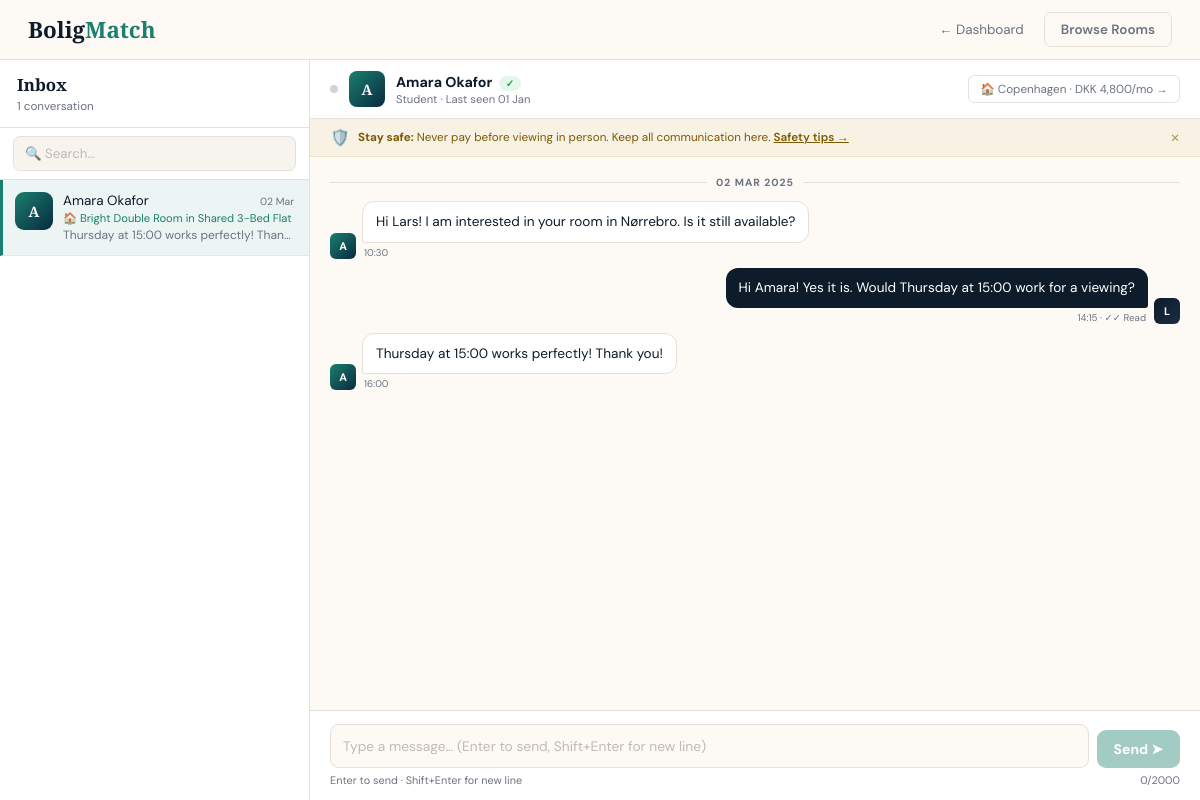
/backend/inbox.php?listing=1&user=6 (signed in), run on the app's committed database.
### tables this page shows
CREATE TABLE IF NOT EXISTS `users` (
  `id`                   INT          NOT NULL AUTO_INCREMENT,
  `first_name`           VARCHAR(80)  NOT NULL,
  `last_name`            VARCHAR(80)  NOT NULL,
  `email`                VARCHAR(255) NOT NULL,
  `phone`                VARCHAR(30)  DEFAULT NULL,
  `password_hash`        VARCHAR(255) NOT NULL,
  `role`                 ENUM('student','owner','admin','banned') NOT NULL DEFAULT 'student',
  `university`           VARCHAR(200) DEFAULT NULL,
  `address_city`         VARCHAR(200) DEFAULT NULL,
  `email_verified`       TINYINT(1)   NOT NULL DEFAULT 0,
  `verify_token`         VARCHAR(64)  DEFAULT NULL,
  `reset_token`          VARCHAR(64)  DEFAULT NULL,
  `reset_expires`        DATETIME     DEFAULT NULL,
  `ownership_document`   VARCHAR(255) DEFAULT NULL,
  `ownership_verified`   TINYINT(1)   NOT NULL DEFAULT 0,
  `ownership_rejected`   TINYINT(1)   NOT NULL DEFAULT 0,
  `ownership_uploaded_at` DATETIME    DEFAULT NULL,
  `last_login`           DATETIME     DEFAULT NULL,
  `created_at`           DATETIME     NOT NULL DEFAULT CURRENT_TIMESTAMP,
  PRIMARY KEY (`id`),
  UNIQUE KEY `email_unique` (`email`)
);

CREATE TABLE IF NOT EXISTS `listings` (
  `id`               INT            NOT NULL AUTO_INCREMENT,
  `owner_id`         INT            NOT NULL,
  `title`            VARCHAR(200)   NOT NULL,
  `description`      TEXT           NOT NULL,
  `city`             VARCHAR(50)    NOT NULL,
  `area`             VARCHAR(100)   NOT NULL,
  `address_full`     VARCHAR(300)   DEFAULT NULL,
  `room_type`        ENUM('single','double') NOT NULL DEFAULT 'single',
  `room_size_m2`     INT            DEFAULT NULL,
  `total_flatmates`  INT            NOT NULL DEFAULT 1,
  `bathroom_type`    ENUM('private','shared') NOT NULL DEFAULT 'shared',
  `rent_monthly`     DECIMAL(10,2)  NOT NULL,
  `deposit_months`   INT            NOT NULL DEFAULT 1,
  `bills_included`   TINYINT(1)     NOT NULL DEFAULT 0,
  `furnished`        TINYINT(1)     NOT NULL DEFAULT 0,
  `wifi`             TINYINT(1)     NOT NULL DEFAULT 0,
  `washing_machine`  TINYINT(1)     NOT NULL DEFAULT 0,
  `parking`          TINYINT(1)     NOT NULL DEFAULT 0,
  `pets_allowed`     TINYINT(1)     NOT NULL DEFAULT 0,
  `balcony`          TINYINT(1)     NOT NULL DEFAULT 0,
  `photos`           TEXT           DEFAULT NULL,
  `available_from`   DATE           DEFAULT NULL,
  `min_lease_months` INT            NOT NULL DEFAULT 3,
  `status`           ENUM('active','pending','expired') NOT NULL DEFAULT 'active',
  `view_count`       INT            NOT NULL DEFAULT 0,
  `created_at`       DATETIME       NOT NULL DEFAULT CURRENT_TIMESTAMP,
  PRIMARY KEY (`id`),
  KEY `idx_owner` (`owner_id`),
  KEY `idx_status` (`status`),
  KEY `idx_city` (`city`),
  CONSTRAINT `fk_listings_owner` FOREIGN KEY (`owner_id`) REFERENCES `users` (`id`) ON DELETE CASCADE
);

CREATE TABLE IF NOT EXISTS `messages` (
  `id`           INT        NOT NULL AUTO_INCREMENT,
  `sender_id`    INT        NOT NULL,
  `receiver_id`  INT        NOT NULL,
  `listing_id`   INT        NOT NULL,
  `body`         TEXT       NOT NULL,
  `is_read`      TINYINT(1) NOT NULL DEFAULT 0,
  `flagged`      TINYINT(1) NOT NULL DEFAULT 0,
  `created_at`   DATETIME   NOT NULL DEFAULT CURRENT_TIMESTAMP,
  PRIMARY KEY (`id`),
  KEY `idx_sender` (`sender_id`),
  KEY `idx_receiver` (`receiver_id`),
  KEY `idx_listing` (`listing_id`),
  CONSTRAINT `fk_msg_sender`   FOREIGN KEY (`sender_id`)   REFERENCES `users` (`id`) ON DELETE CASCADE,
  CONSTRAINT `fk_msg_receiver` FOREIGN KEY (`receiver_id`) REFERENCES `users` (`id`) ON DELETE CASCADE,
  CONSTRAINT `fk_msg_listing`  FOREIGN KEY (`listing_id`)  REFERENCES `listings` (`id`) ON DELETE CASCADE
);

### backend/db.php (called while the page is built, shortened)
<?php
function e(mixed $value): string
{
    return htmlspecialchars((string)($value ?? ''));
}
?>

### backend/inbox.php (the view, shortened to what this page needs)
<?php
require_once 'db.php';
$userId   = (int)$_SESSION['user_id'];
$userRole = $_SESSION['user_role'];
$activeListing = (int)($_GET['listing'] ?? 0);
$activeUser    = (int)($_GET['user']    ?? 0);
$threadsStmt = $pdo->prepare("
    SELECT
        m.listing_id,
        l.title                                             AS listing_title,
        l.city,
        CASE WHEN m.sender_id=? THEN m.receiver_id
             ELSE m.sender_id END                          AS other_id,
        CASE WHEN m.sender_id=? THEN ru.first_name
             ELSE su.first_name END                        AS other_first,
        CASE WHEN m.sender_id=? THEN ru.last_name
             ELSE su.last_name END                         AS other_last,
        CASE WHEN m.sender_id=? THEN ru.role
             ELSE su.role END                              AS other_role,
        MAX(m.created_at)                                  AS last_at,
        SUM(CASE WHEN m.receiver_id=? AND m.is_read=0 THEN 1 ELSE 0 END) AS unread
    FROM   messages m
    JOIN   listings l  ON l.id  = m.listing_id
    JOIN   users    su ON su.id = m.sender_id
    JOIN   users    ru ON ru.id = m.receiver_id
    WHERE  m.sender_id=? OR m.receiver_id=?
    GROUP  BY m.listing_id,
              CASE WHEN m.sender_id=? THEN m.receiver_id ELSE m.sender_id END
    ORDER  BY last_at DESC
    LIMIT  60
");
$threadsStmt->execute([$userId, $userId, $userId, $userId, $userId, $userId, $userId, $userId]);
$threads     = $threadsStmt->fetchAll();
$messages      = [];
$listingInfo   = null;
$otherUser     = null;
if ($activeListing && $activeUser) {
    $msgStmt = $pdo->prepare("
        SELECT m.id, m.sender_id, m.body, m.is_read, m.flagged, m.created_at,
               u.first_name AS sender_first
        FROM   messages m
        JOIN   users    u ON u.id = m.sender_id
        WHERE  m.listing_id = ?
          AND  ((m.sender_id=? AND m.receiver_id=?)
             OR (m.sender_id=? AND m.receiver_id=?))
        ORDER  BY m.created_at ASC
        LIMIT  200
    ");
    $msgStmt->execute([$activeListing, $userId, $activeUser, $activeUser, $userId]);
    $messages = $msgStmt->fetchAll();
    $lStmt = $pdo->prepare("SELECT id, title, city, rent_monthly, status FROM listings WHERE id=? LIMIT 1");
    $lStmt->execute([$activeListing]);
    $listingInfo = $lStmt->fetch();
    $uStmt = $pdo->prepare("SELECT id, first_name, last_name, role, email_verified, last_login FROM users WHERE id=? LIMIT 1");
    $uStmt->execute([$activeUser]);
    $otherUser = $uStmt->fetch();
}
$lastMsgId = !empty($messages) ? (int)end($messages)['id'] : 0;
function ago(string $dt): string {
    $d = time() - strtotime($dt);
    return date('d M', strtotime($dt));
}
?>
<!DOCTYPE html>
<html lang="en">
<head>
</head>
<body>
<nav>
  <a href="../frontend/index.html" class="logo">Bolig<span>Match</span></a>
  <div class="nav-r">
    <a href="<?= $userRole==='owner'?'home-owner.php':'home-student.php' ?>" class="nl">← Dashboard</a>
    <?php if ($userRole==='owner'): ?>
      <a href="create-listing.php" class="nb s">+ Add Listing</a>
    <?php else: ?>
      <a href="listings.php" class="nb g">Browse Rooms</a>
    <?php endif; ?>
  </div>
</nav>
<div class="shell">
  <aside class="sidebar">
    <div class="sb-head">
      <div class="sb-title">
        Inbox
      </div>
      <div class="sb-count"><?= count($threads) ?> conversation<?= count($threads)!==1?'s':'' ?></div>
    </div>
    <div class="sb-search">
      <input type="text" id="tsearch" placeholder="🔍 Search…" oninput="filterThreads(this.value)"/>
    </div>
    <div class="thread-list">
      <?php if (empty($threads)): ?>
        <div class="sb-empty">
          <div class="ei">💬</div>
          <div class="et">No conversations yet</div>
          <div class="es"><?= $userRole==='student'?'Browse rooms and message an owner to get started.':'Students will message you about your listings.' ?></div>
          <?php if ($userRole==='student'): ?><a href="listings.php">Browse Rooms →</a><?php endif; ?>
        </div>
      <?php else: ?>
        <?php foreach ($threads as $t):
          $isActive = ($t['listing_id']==$activeListing && $t['other_id']==$activeUser);
          $hasUnread= (int)$t['unread']>0;
          $av       = $t['other_role']==='owner'?'o':'s';
          $init     = strtoupper(substr($t['other_first'],0,1));
        ?>
          <a href="inbox.php?listing=<?= $t['listing_id'] ?>&user=<?= $t['other_id'] ?>"
             class="ti <?= $isActive?'active':'' ?> <?= $hasUnread?'unread':'' ?>"
             data-n="<?= e(strtolower($t['other_first'].' '.$t['other_last'])) ?>"
             data-l="<?= e(strtolower($t['listing_title'])) ?>">
            <div class="ti-av <?= $av ?>"><?= $init ?></div>
            <div class="ti-body">
              <div class="ti-top">
                <span class="ti-name"><?= e($t['other_first'].' '.$t['other_last']) ?></span>
                <span class="ti-time"><?= ago($t['last_at']) ?></span>
              </div>
              <div class="ti-listing">🏠 <?= e($t['listing_title']) ?></div>
              <div class="ti-prev"><?= e($t['preview']) ?><?= strlen((string)$t['preview'])>=80?'…':'' ?></div>
            </div>
          </a>
        <?php endforeach; ?>
      <?php endif; ?>
    </div>
  </aside>
  <main class="conv">
    <?php if ($activeListing && $activeUser && $otherUser && $listingInfo): ?>
      <?php
        $init2  = strtoupper(substr($otherUser['first_name'],0,1));
        $av2    = $otherUser['role']==='owner'?'o':'s';
        $online = $otherUser['last_login'] && (time()-strtotime($otherUser['last_login']))<10800;
      ?>
      <div class="ch">
        <div class="ch-dot <?= $online?'on':'' ?>"></div>
        <div class="ch-av <?= $av2 ?>"><?= $init2 ?></div>
        <div class="ch-info">
          <div class="ch-name">
            <?= e($otherUser['first_name'].' '.$otherUser['last_name']) ?>
            <?php if ($otherUser['email_verified']): ?>
              <span style="font-size:.62rem;background:rgba(22,163,74,.1);color:var(--green);padding:1px 7px;border-radius:100px;font-weight:600;margin-left:3px">✓</span>
            <?php endif; ?>
          </div>
          <div class="ch-meta">
            <?= ucfirst(e($otherUser['role'])) ?> ·
            <?= $online?'<span style="color:var(--green)">Active recently</span>':('Last seen '.ago($otherUser['last_login']??'')) ?>
          </div>
        </div>
        <a href="listing-detail.php?id=<?= $activeListing ?>" target="_blank" class="ch-link">
          🏠 <?= e($listingInfo['city']) ?> · DKK <?= number_format($listingInfo['rent_monthly']) ?>/mo →
        </a>
      </div>
      <div class="safety" id="safetybanner">
        <span>🛡️</span>
        <div class="safety-txt"><strong>Stay safe:</strong> Never pay before viewing in person. Keep all communication here.
          <a href="../frontend/safety-tips.html" style="color:#7c5a00;font-weight:600">Safety tips →</a></div>
        <button class="safety-x" onclick="document.getElementById('safetybanner').style.display='none'">✕</button>
      </div>
      <div class="msgs" id="msgs">
        <?php if (empty($messages)): ?>
          <div style="text-align:center;padding:28px;color:var(--muted);font-size:.84rem">Start the conversation. 👋</div>
        <?php else:
          $prevDate='';
          foreach ($messages as $msg):
            $mine    = $msg['sender_id']==$userId;
            $msgDate = date('d M Y', strtotime($msg['created_at']));
            $msgTime = date('H:i',   strtotime($msg['created_at']));
        ?>
          <?php if ($msgDate!==$prevDate): $prevDate=$msgDate; ?>
            <div class="date-div"><?= $msgDate ?></div>
          <?php endif; ?>
          <div class="mrow <?= $mine?'me':'' ?>">
            <div class="mav <?= $mine?'m':'t' ?>"><?= strtoupper(substr($msg['sender_first'],0,1)) ?></div>
            <div class="bwrap" <?= $mine?'style="align-items:flex-end"':'' ?>>
              <div class="bubble <?= $mine?'m':'t' ?> <?= ($msg['flagged']&&!$mine)?'flag':'' ?>">
                <?= nl2br(e($msg['body'])) ?>
              </div>
              <div class="btime">
                <?= $msgTime ?><?php if ($mine): ?> · <?= $msg['is_read']?'✓✓ Read':'✓ Sent' ?><?php endif; ?>
              </div>
            </div>
          </div>
        <?php endforeach; endif; ?>
      </div>
      <div class="compose">
        <div class="compose-row">
          <textarea class="cta" id="cta"
            placeholder="Type a message… (Enter to send, Shift+Enter for new line)"
            maxlength="2000" rows="1"
            oninput="onInput(this)" onkeydown="onKey(event)"></textarea>
          <button class="csend" id="csend" onclick="send()" disabled>Send ➤</button>
        </div>
        <div class="cf">
          <span class="cstat" id="cstat">Enter to send · Shift+Enter for new line</span>
          <span id="cc">0/2000</span>
        </div>
      </div>
    <?php endif; ?>
  </main>
</div>
</body>
</html>

### data on the page
users: first_name "A", first_name+last_name "Amara Okafor", role "Student", last_login "01 Jan"
listings: city "Copenhagen", rent_monthly "4,800"
messages: created_at "02 MAR 2025", sender.first_name "A", body "Hi Lars! I am interested in your room in Nørrebro. Is it still available?", created_at "10:30"
messages: sender.first_name "L", body "Hi Amara! Yes it is. Would Thursday at 15:00 work for a viewing?", created_at "14:15", is_read "✓✓ Read"
messages: sender.first_name "A", body "Thursday at 15:00 works perfectly! Thank you!", created_at "16:00"

### other printed values
count($threads) "1"
$init "A"
$t['other_first'].' '.$t['other_last'] "Amara Okafor"
ago($t['last_at']) "02 Mar"
$t['listing_title'] "Bright Double Room in Shared 3-Bed Flat"
$t['preview'] "Thursday at 15:00 works perfectly! Than…"
